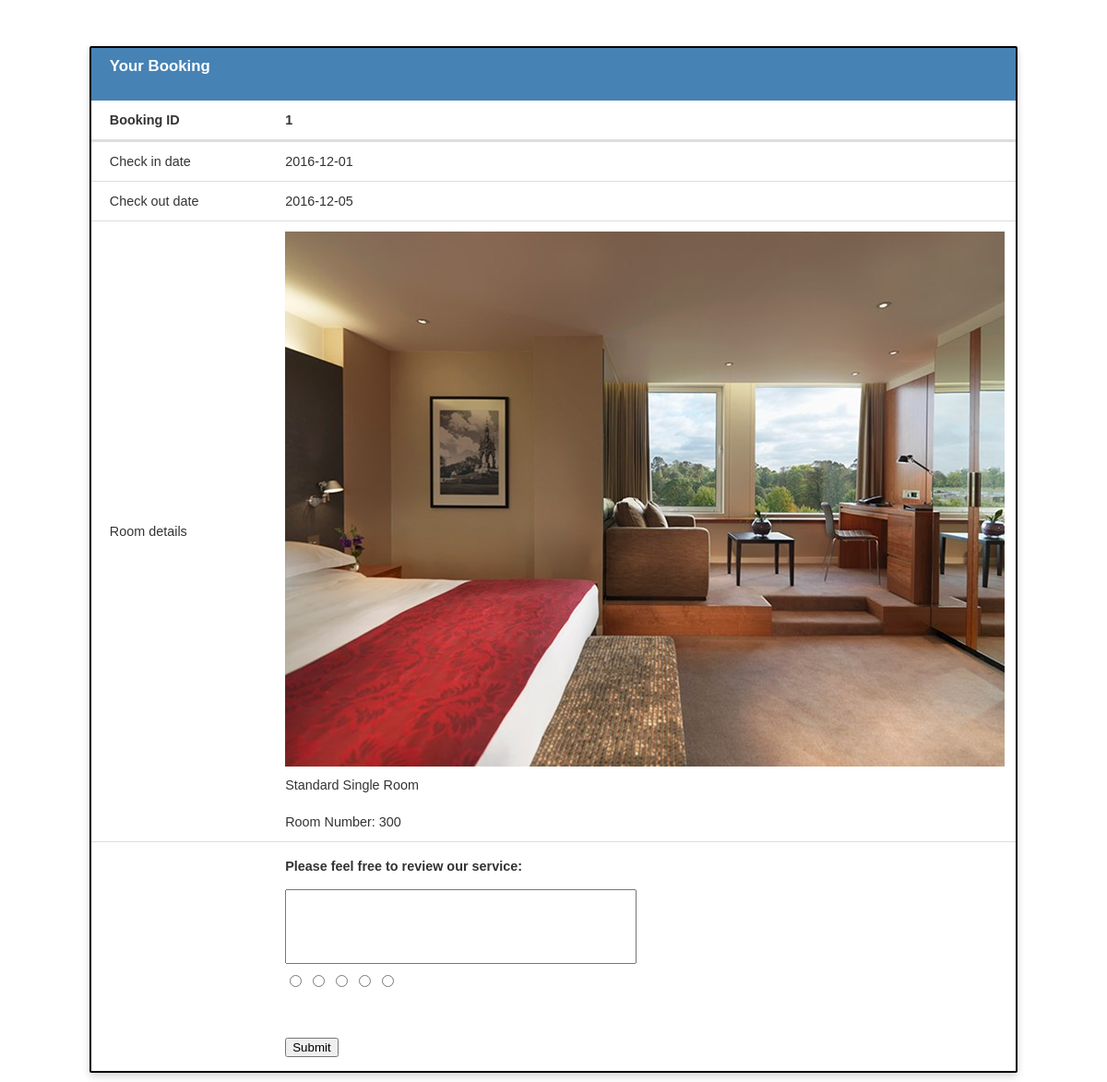
The page /record.php (signed in) on the database its author committed.
### tables this page shows
CREATE TABLE `booking` (
  `bookingID` int(10) NOT NULL,
  `checkinDate` date DEFAULT NULL,
  `checkoutDate` date DEFAULT NULL,
  `cm` text,
  `noOfGuest` int(2) DEFAULT NULL,
  `passportNo` varchar(30) DEFAULT NULL,
  `username` varchar(20) NOT NULL,
  `roomID` int(3) NOT NULL,
  `rating` int(1) DEFAULT NULL,
  `timeforCM` timestamp NULL DEFAULT NULL
);

CREATE TABLE `room` (
  `roomID` int(3) NOT NULL,
  `price` int(4) DEFAULT NULL,
  `photo` text,
  `description` text,
  `noOfGuest` int(1) DEFAULT NULL,
  `name` text NOT NULL
);

### record.php (the view, shortened to what this page needs)
<link rel="stylesheet" type="text/css" href="css/table.css">
<?php
	$conn = mysqli_connect("localhost", "root", "","hotel");
	$query = 'select * from booking inner join room on booking.roomid = room.roomid where username = "'.$_SESSION['username'].'" ORDER BY checkoutDate desc';
	$result = $conn->query($query);
	if (!$result)  die ("");
	else {
		$result->data_seek(0);
		if ($result->num_rows === 0)
			echo '	<table>
						<thead>
							<tr>
								<th colspan="3"><h3>Your Booking</h3></th>
							</tr>
							<tr>
								<th>You have not reserved any room yet. <a href="index.php"><br>Click here</a> to start your journey with us!</th>
								<th colspan="2"></th>
							</tr>
						</thead>
					</table>';
		else{
			while ($row = $result->fetch_assoc())  {
				$bookingid = $row['bookingID'];
				$checkindate = $row['checkinDate'];
				$checkoutdate = $row['checkoutDate'];
				$rating = $row['rating'];
				$roomid = $row['roomID'];
				$roomname = $row['name'];
				$roomphoto = 'img/photos/'.$row['photo'];
				echo '	<table><col width="300px"><col width="500px">
							<thead>
								<tr>
									<th colspan="3"><h3>Your Booking</h3></th>
								</tr>
								<tr>
									<th>Booking ID</th>
									<th colspan="2">'.$bookingid.'</th>
								</tr>
							</thead>
							<tbody>
								<tr>
									<td>Check in date</td>
									<td>'.$checkindate.'</td>
									<td></td>
								</tr>
								<tr>
									<td>Check out date</td>
									<td>'.$checkoutdate.'</td>
									<td></td>
								</tr>
								<tr>
									<td>Room details</td>
									<td><img style="padding: 10 0 0 0;" src="'.$roomphoto.'" height="40%" width=auto/><br>'.$roomname.'<br>Room Number: '.$roomid.'</td>
									<td></td>
								</tr>
								<tr>
									<td></td>
									<td>'; if ($checkindate > date("Y-m-d")) echo '<i class="material-icons button delete" onclick="cancel('.$bookingid.')">Cancel Reservation</i>';
									else if ($checkoutdate < date("Y-m-d") && $rating == null) echo '
									<form name="review" id="review" method="post" action="review.php" onsubmit="return rvcheck()">
										<h4 style="padding: 0px 0px 0px; margin: 5px 0 5px 0">Please feel free to review our service:</h4>
										<input type = "text" name="bkid" value="'.$bookingid.'" hidden>
										<textarea style="resize: none;"name="cm" cols="45" rows="5"></textarea>
										<div class="stars">
											<input class="star star-5" id="star-5" type="radio" name="star" value="5"/>
											<label class="star star-5" for="star-5"></label>
											<input class="star star-4" id="star-4" type="radio" name="star" value="4"/>
											<label class="star star-4" for="star-4"></label>
											<input class="star star-3" id="star-3" type="radio" name="star" value="3"/>
											<label class="star star-3" for="star-3"></label>
											<input class="star star-2" id="star-2" type="radio" name="star" value="2"/>
											<label class="star star-2" for="star-2"></label>
											<input class="star star-1" id="star-1" type="radio" name="star" value="1"/>
											<label class="star star-1" for="star-1"></label><br /><br />
											<input type="submit">
									</form>
										</div>';
									echo '</td>
									<td></td>
								</tr>
							</tbody>
						</table>';
			}
		}
	}
?>

### css/table.css (style rules this page uses)
table { color: #333; background-color: white; font-family: sans-serif; font-size: .9em; font-weight: 300; text-align: left; line-height: 40px; border-collapse: separate; border-spacing: 0; border: 2px solid black; width: 85%; margin: 50px auto; box-shadow: 0 4px 8px 0 rgba(0,0,0,.16); border-radius: 2px; }
thead tr:first-child { background: #4682B4; color: #fff; border: none; }
th { font-weight: bold; }
th:first-child, td:first-child { padding: 0 15px 0 20px; }
thead tr:last-child th { border-bottom: 3px solid #ddd; }
tbody tr:last-child td { border: none; }
tbody td { border-bottom: 1px solid #ddd; }
td:last-child { text-align: right; padding-right: 10px; }

### rows shown on the page
booking: bookingID "1", checkinDate "2016-12-01", checkoutDate "2016-12-05", roomID.photo (picture), roomID.name "Standard Single Room", roomID.roomID "300"
